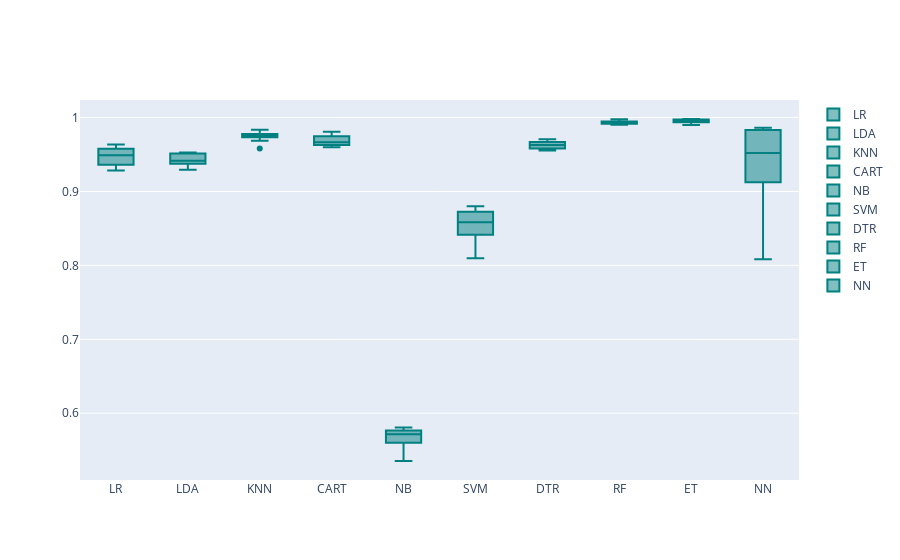

Source (notebook cell):
### Code cell
PlotBoxR().PlotResult(names,results)

### Figure 1 — Plotly figure (JSON) as saved in the notebook; plotly's stock layout.template omitted (floating-point values rounded to 4 significant figures)
{"data": [{"marker": {"color": "rgb(0, 128, 128)"}, "name": "LR", "type": "box", "y": [0.9363, 0.9285, 0.9521, 0.9447, 0.9571, 0.958, 0.9303, 0.9602, 0.9459, 0.9637]}, {"marker": {"color": "rgb(0, 128, 128)"}, "name": "LDA", "type": "box", "y": [0.9376, 0.9398, 0.9516, 0.9513, 0.9294, 0.9455, 0.933, 0.9526, 0.9407, 0.9424]}, {"marker": {"color": "rgb(0, 128, 128)"}, "name": "KNN", "type": "box", "y": [0.9686, 0.9773, 0.9834, 0.9777, 0.9802, 0.9752, 0.976, 0.9747, 0.958, 0.9732]}, {"marker": {"color": "rgb(0, 128, 128)"}, "name": "CART", "type": "box", "y": [0.9641, 0.9597, 0.9669, 0.9755, 0.9746, 0.9665, 0.967, 0.9628, 0.9628, 0.9808]}, {"marker": {"color": "rgb(0, 128, 128)"}, "name": "NB", "type": "box", "y": [0.5354, 0.5793, 0.5807, 0.5725, 0.5767, 0.5616, 0.5759, 0.5551, 0.5602, 0.5707]}, {"marker": {"color": "rgb(0, 128, 128)"}, "name": "SVM", "type": "box", "y": [0.8415, 0.8097, 0.8727, 0.8572, 0.8592, 0.8697, 0.8452, 0.8802, 0.8342, 0.8765]}, {"marker": {"color": "rgb(0, 128, 128)"}, "name": "DTR", "type": "box", "y": [0.9602, 0.9664, 0.9598, 0.9679, 0.9706, 0.9652, 0.9553, 0.967, 0.9581, 0.957]}, {"marker": {"color": "rgb(0, 128, 128)"}, "name": "RF", "type": "box", "y": [0.9915, 0.9946, 0.9942, 0.9977, 0.9902, 0.9913, 0.9928, 0.9948, 0.9937, 0.9968]}, {"marker": {"color": "rgb(0, 128, 128)"}, "name": "ET", "type": "box", "y": [0.993, 0.9972, 0.9974, 0.9977, 0.9937, 0.9954, 0.9938, 0.9949, 0.99, 0.998]}, {"marker": {"color": "rgb(0, 128, 128)"}, "name": "NN", "type": "box", "y": [0.9465, 0.8979, 0.8083, 0.9863, 0.9832, 0.9852, 0.9754, 0.9573, 0.9123, 0.9414]}], "layout": {}}
